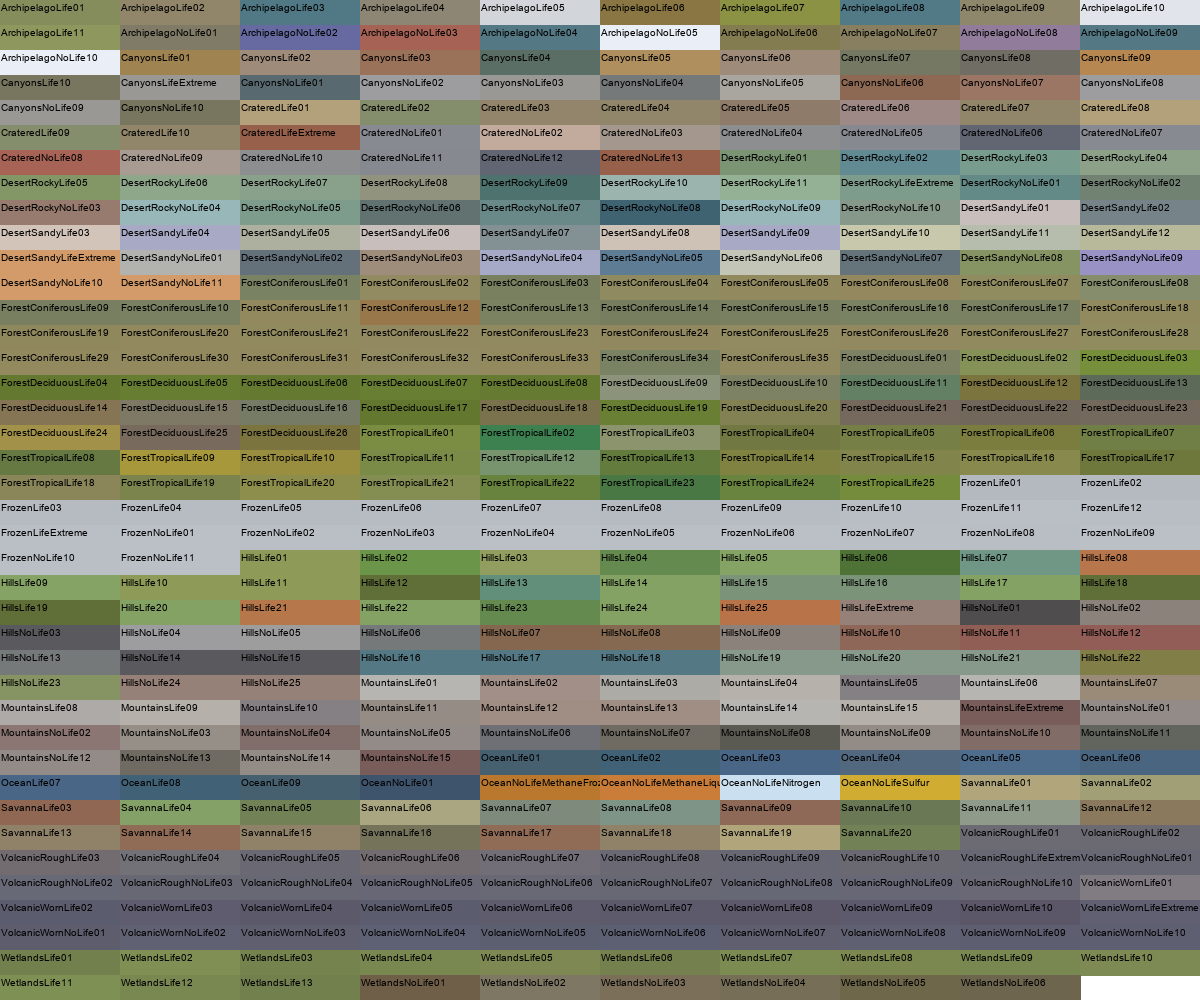

Write Python code to recreate this figure.
from PIL import Image, ImageDraw, ImageFont
import csv

# Constants
GRID_SIZE = (10, 40)  # Adjust based on total biomes
TILE_WIDTH = 120
TILE_HEIGHT = 25
IMG_SIZE = (GRID_SIZE[0] * TILE_WIDTH, GRID_SIZE[1] * TILE_HEIGHT)

# Load biome colors from CSV
biome_colors = []

with open("Biomes.csv", "r") as f:
    reader = csv.reader(f)
    next(reader)
    for row in reader:
        if len(row) < 5:
            continue
        biome_id, biome_name, r, g, b = row[0], row[1], int(row[2]), int(row[3]), int(row[4])
        biome_colors.append((biome_name, (r, g, b)))

# Create image
palette_img = Image.new("RGB", IMG_SIZE, (255, 255, 255))
draw = ImageDraw.Draw(palette_img)

# Font for text labels
try:
    font = ImageFont.truetype("arial.ttf", 10)
except:
    font = ImageFont.load_default()

# Draw biomes as color tiles
for i, (biome_name, color) in enumerate(biome_colors):
    x = (i % GRID_SIZE[0]) * TILE_WIDTH
    y = (i // GRID_SIZE[0]) * TILE_HEIGHT
    draw.rectangle([x, y, x + TILE_WIDTH, y + TILE_HEIGHT], fill=color)
    draw.text((x + 1, y + 1), biome_name[:25], fill="black", font=font)

# Save or show the image
palette_img.save("BiomesPalette.png")
palette_img.show()
